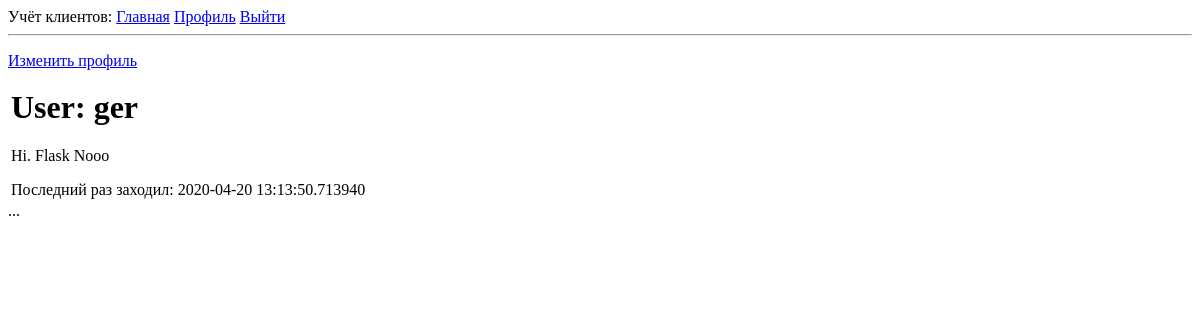
/user/ger (signed in), run on an earlier commit of the app's database.
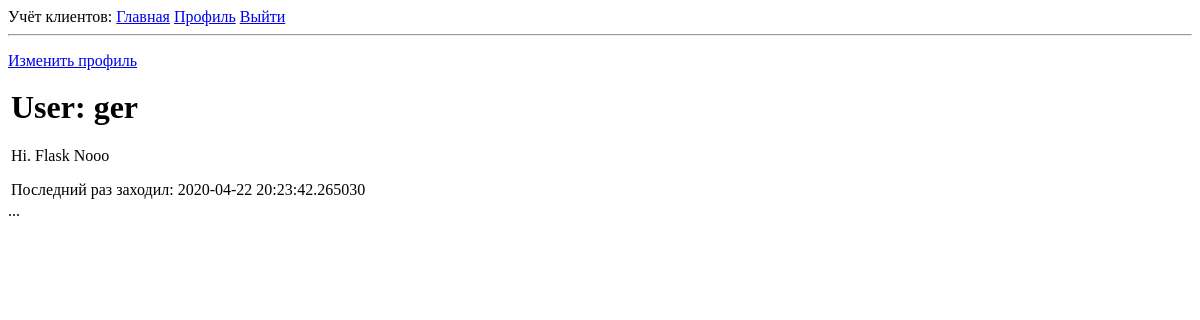
And on a later commit of the database.
### app/models.py (models this page shows, shortened)
class User(UserMixin, db.Model):
    id = db.Column(db.Integer, primary_key=True)
    username = db.Column(db.String(64), index=True, unique=True)
    email = db.Column(db.String(120), index=True, unique=True)
    password_hash = db.Column(db.String(128))
    about_me = db.Column(db.String(140))
    last_seen = db.Column(db.DateTime, default=datetime.utcnow)
    posts = db.relationship('Post', backref='author', lazy='dynamic')
    clients = db.relationship('Client', backref='author', lazy='dynamic')

### app/routes.py (the view)
@app.route('/user/<username>')
@login_required
def user(username):
    user = User.query.filter_by(username=username).first_or_404()
    posts = [
        {'author': user, 'body': 'Test post #1'},
        {'author': user, 'body': 'Test post #2'}
    ]
    return render_template('user.html', user=user, posts=posts)

### app/models.py (called while the page is built)
@login.user_loader
def load_user(id):
    return User.query.get(int(id))

### app/routes.py (called while the page is built)
@app.before_request
def before_request():
    if current_user.is_authenticated:
        current_user.last_seen = datetime.utcnow()
        db.session.commit()

### app/templates/user.html
{% extends "base.html" %}
{% block content %}
    <table>
        <tr valign="top">
            <td>
                <h1>User: {{ user.username }}</h1>
                {% if user.about_me %}<p>{{ user.about_me }}</p>{% endif %}
                {% if user.last_seen %}<p>Последний раз заходил: {{ user.last_seen }}</p>{% endif %}
            </td>
            {% if user == current_user %}
            <p><a href="{{ url_for('edit_profile') }}">Изменить профиль</a></p>
            {% endif %}
        </tr>
    </table>
    ...
{% endblock %}

### app/templates/base.html (shortened to what this page needs)
<html>
    <head>
    </head>
    <body>
        <div>
          Учёт клиентов:
          <a href="{{ url_for('index') }}">Главная</a>
          {% if current_user.is_anonymous %}
          <a href="{{ url_for('login') }}">Войти</a>
          {% else %}
          <a href="{{ url_for('user', username=current_user.username) }}">Профиль</a>
          <a href="{{ url_for('logout') }}">Выйти</a>
          {% endif %}
        </div>
        <hr>
        {% block content %}{% endblock %}
    </body>
</html>

What changed in the data, as far as the page shows it:
changed User "ger": last_seen "2020-04-20 13:13:50.713940" → "2020-04-22 20:23:42.265030"
